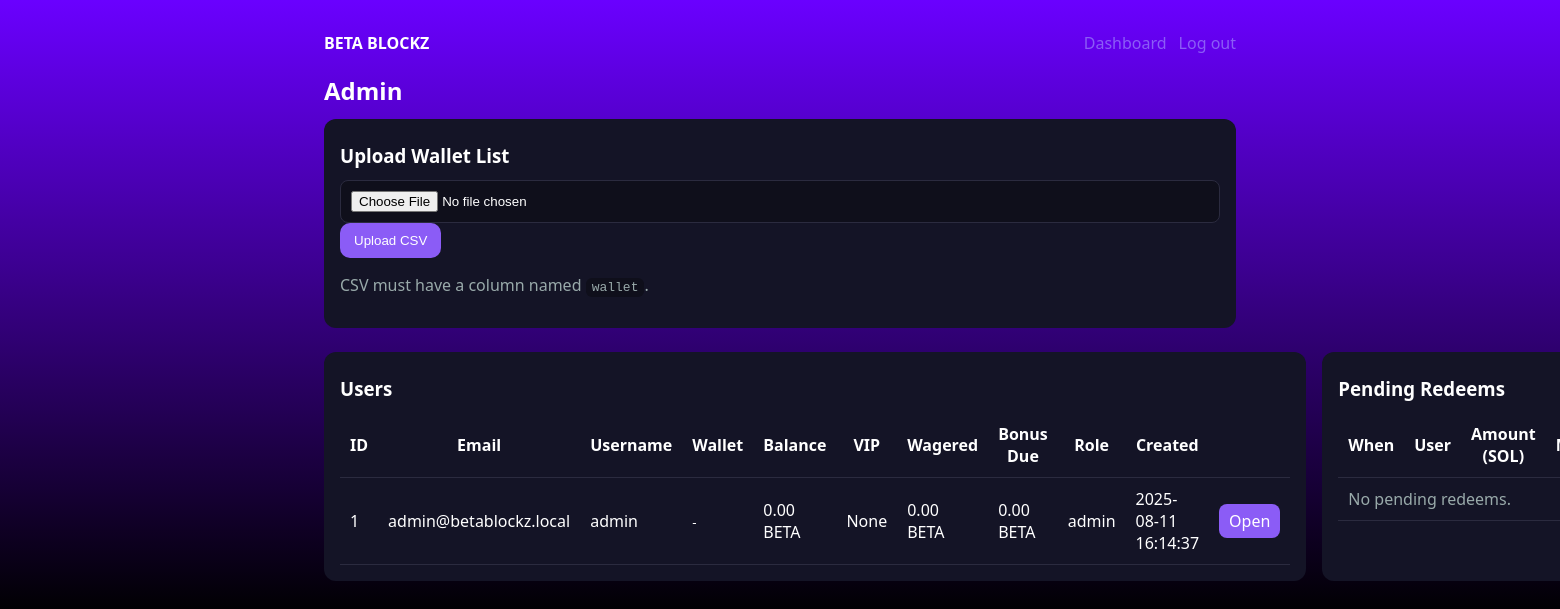
The page /admin (signed in) on the database its author committed.
### app.py (models this page shows)
class User(Base):
    __tablename__ = "users"
    id = Column(Integer, primary_key=True)
    email = Column(String, unique=True, nullable=False)
    username = Column(String, unique=True, nullable=False)
    password_hash = Column(String, nullable=False)
    wallet_address = Column(String, unique=True, nullable=True)
    balance_sol = Column(Float, default=0.0)
    total_wagered = Column(Float, default=0.0)
    vip_tier = Column(String, default="None")
    bonus_due = Column(Float, default=0.0)
    claim_code = Column(String, nullable=True)
    claim_amount = Column(Float, default=0.0)
    claim_claimed_at = Column(DateTime, nullable=True)
    role = Column(String, default="user")
    created_at = Column(DateTime, default=datetime.utcnow)
    txns = relationship("Transaction", back_populates="user")

### app.py (the view)
@app.route("/admin")
def admin_index():
    u = current_user()
    if not u or u.role != "admin":
        flash("Admin only.", "error"); return redirect(url_for("dashboard"))
    s = SessionLocal()
    users = s.query(User).order_by(User.created_at.desc()).all()
    pending = s.query(Transaction).filter_by(status="pending").order_by(Transaction.created_at.asc()).all()
    s.close()
    return render_template("admin/index.html", users=users, pending=pending, site_name=SITE_NAME)

### app.py (called while the page is built)
def fmt_beta(v: float) -> str: return f"{v:,.2f} BETA"

def current_user():
    uid = session.get("uid")
    if not uid: return None
    s = SessionLocal(); u = s.query(User).get(uid); s.close(); return u

@app.template_filter("dt")
def format_dt(v): return "-" if not v else v.strftime("%Y-%m-%d %H:%M:%S")

### templates/admin/index.html
<!doctype html><title>Admin · {{ site_name }}</title>
<link rel="stylesheet" href="/static/style.css">
<div class="wrap">
  <div class="nav"><div><strong>{{ site_name }}</strong></div>
    <div class="row"><a href="/dashboard">Dashboard</a><a href="/logout">Log out</a></div>
  </div>
  <h2>Admin</h2>
  <div class="card">
    <h3>Upload Wallet List</h3>
    <form method="post" enctype="multipart/form-data" action="/admin/upload_wallets">
      <input type="file" name="csvfile" accept=".csv" required>
      <button class="btn" type="submit">Upload CSV</button>
      <p class="muted">CSV must have a column named <code>wallet</code>.</p>
    </form>
  </div>
  <div class="cards">
    <div class="card">
      <h3>Users</h3>
      <table><thead><tr><th>ID</th><th>Email</th><th>Username</th><th>Wallet</th><th>Balance</th><th>VIP</th><th>Wagered</th><th>Bonus Due</th><th>Role</th><th>Created</th><th></th></tr></thead>
        <tbody>{% for u in users %}<tr><td>{{ u.id }}</td><td>{{ u.email }}</td><td>{{ u.username }}</td><td><small>{{ u.wallet_address or '-' }}</small></td><td>{{ fmt_beta((u.balance_sol or 0.0) * 100) }}</td><td>{{ u.vip_tier }}</td><td>{{ fmt_beta((u.total_wagered or 0.0) * 100) }}</td><td>{{ fmt_beta((u.bonus_due or 0.0) * 100) }}</td><td>{{ u.role }}</td><td>{{ u.created_at|dt }}</td><td><a class="btn small" href="/admin/user/{{u.id}}">Open</a></td></tr>{% endfor %}</tbody>
      </table>
    </div>
    <div class="card">
      <h3>Pending Redeems</h3>
      <table><thead><tr><th>When</th><th>User</th><th>Amount (SOL)</th><th>Meta</th><th>Status</th><th>Action</th></tr></thead>
        <tbody>{% for t in pending %}<tr><td>{{ t.created_at|dt }}</td><td>{{ t.user.username }}</td><td>{{ '%.4f'|format(t.amount) }}</td><td><small>{{ t.meta }}</small></td><td>{{ t.status }}</td><td><a class="btn small" href="/admin/tx/{{t.id}}/complete">Mark Completed</a> <a class="btn small ghost" href="/admin/tx/{{t.id}}/reject">Reject & Refund</a></td></tr>{% else %}<tr><td colspan="6" class="muted">No pending redeems.</td></tr>{% endfor %}</tbody>
      </table>
    </div>
  </div>
</div>

### static/style.css (style rules this page uses)
* { box-sizing:border-box }
a { color:var(--brand);text-decoration:none }
.wrap { max-width:960px;margin:0 auto;padding:24px }
.small { max-width:520px }
.row { display:flex;gap:12px;align-items:center;flex-wrap:wrap }
.btn { display:inline-block;background:var(--brand);color:#fff;border:none;border-radius:10px;padding:10px 14px;cursor:pointer }
.btn.small { padding:6px 10px;border-radius:8px }
h1,h2,h3 { margin:8px 0 12px }
.muted { color:var(--muted) }
input,select { width:100%;padding:10px;border-radius:8px;background:#0f0f1b;border:1px solid #2b2b3f;color:#fff }
table { width:100%;border-collapse:collapse }
th,td { padding:10px;border-bottom:1px solid #2b2b3f }
.card { background:var(--card);padding:16px;border-radius:12px;margin:12px 0 }
.cards { display:grid;grid-template-columns:1fr 1fr;gap:16px }
.nav { display:flex;justify-content:space-between;align-items:center;padding:8px 0;margin-bottom:12px }
code { background:#0f0f1b;padding:2px 6px;border-radius:6px }

### rows shown on the page
User: id "1", email "admin@betablockz.local", username "admin", wallet_address "-", fmt_beta((u.balance_solor0.0)*100) "0.00 BETA", vip_tier "None", fmt_beta((u.total_wageredor0.0)*100) "0.00 BETA", fmt_beta((u.bonus_dueor0.0)*100) "0.00 BETA", role "admin", created_at|dt "2025-08-11 16:14:37"

### other values the page prints
{{ site_name }} "BETA BLOCKZ"
